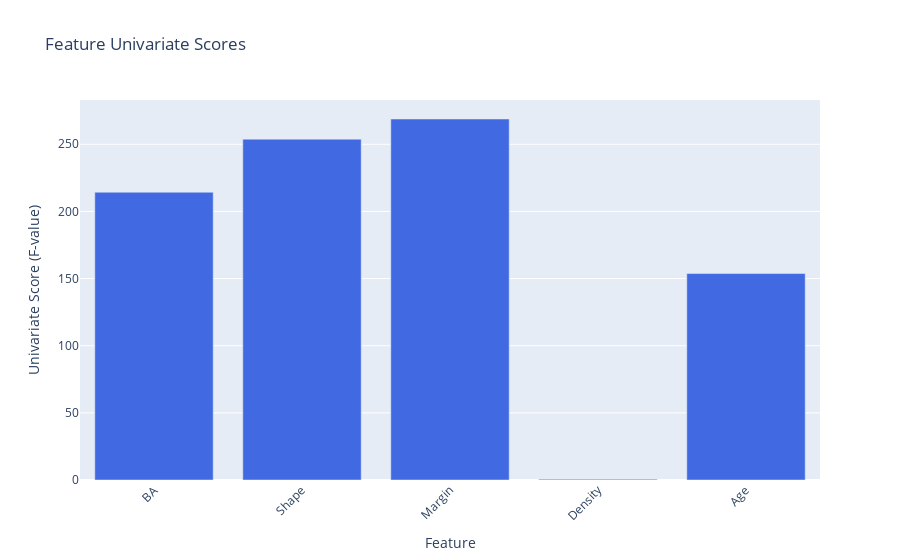

The code cell stored with this chart in its notebook:
### Code cell
#4.1.plots
import plotly.graph_objects as go

# Create a bar chart with Plotly
fig = go.Figure()
feature_names = ['BA', 'Shape', 'Margin', 'Density', 'Age']

# Fit the feature selector to get the scores
selector = SelectKBest(f_classif, k='all')
selector.fit(X_train, y_train)

scores = selector.scores_

X_indices = np.arange(X.shape[1])


fig.add_trace(go.Bar(
    x=X_indices,
    y=scores,
    marker=dict(color='royalblue')
))

fig.update_layout(
    title="Feature Univariate Scores",
    xaxis_title="Feature",
    yaxis_title="Univariate Score (F-value)",
    xaxis=dict(
        tickangle=-45,  
        tickmode='array',  
        tickvals=list(range(len(feature_names))),  
        ticktext=feature_names  
    )
)

fig.show()

### Figure 1 — Plotly figure (JSON) as saved in the notebook; plotly's stock layout.template omitted (floating-point values rounded to 4 significant figures)
{"data": [{"marker": {"color": "royalblue"}, "type": "bar", "x": [0, 1, 2, 3, 4], "y": [214.3, 253.8, 268.8, 0.6254, 153.7]}], "layout": {"title": {"text": "Feature Univariate Scores"}, "xaxis": {"tickangle": -45, "tickmode": "array", "ticktext": ["BA", "Shape", "Margin", "Density", "Age"], "tickvals": [0, 1, 2, 3, 4], "title": {"text": "Feature"}}, "yaxis": {"title": {"text": "Univariate Score (F-value)"}}}}
